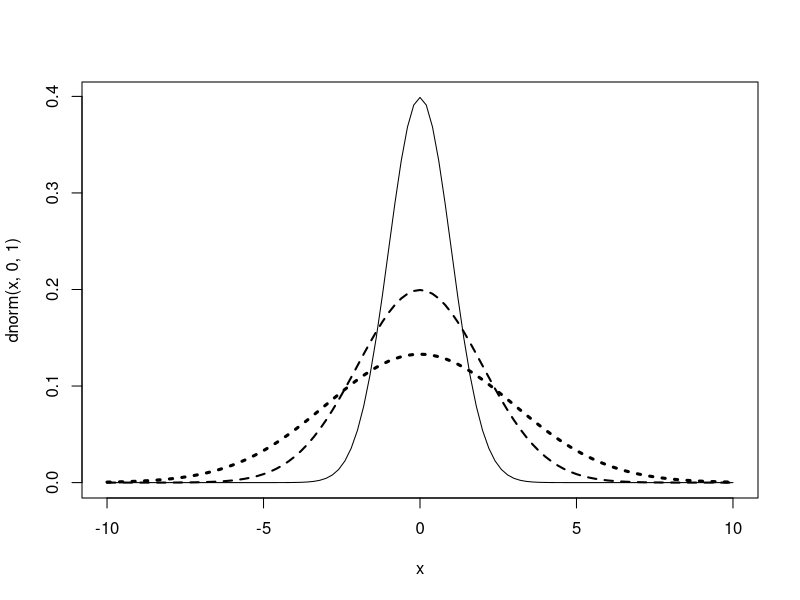

Recreate this plot in R. (Note: this script raises an error after producing the figure.)
# curve overlays
curve( dnorm(x, 0 , 1), -10, 10, lwd = 1, lty = 1 )
curve( dnorm(x, 0 , 2), add = TRUE, lwd = 2, lty = 2 )
curve( dnorm(x, 0 , 3), add = TRUE, lwd = 3, lty = 3 )

# plot overlays
plot(x, y,  main = "Example")
points(8, 1)
abline(a=.31, b=.97, lty=2, lwd=2)
text(7, 2, "outliner", pos=3)
arrows(7, 2, 8, 1, lenght=.15)

